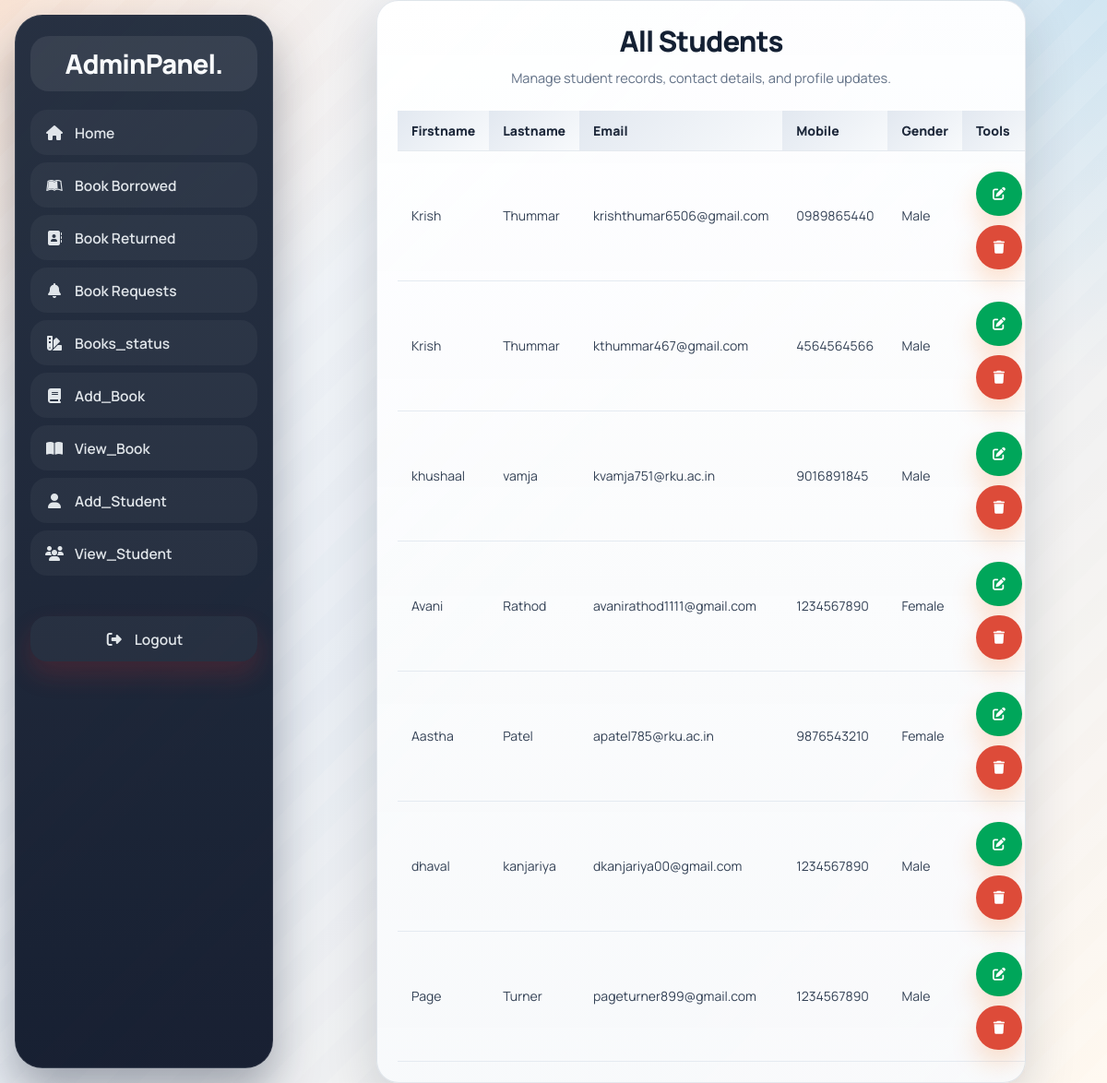
The page /Admin/view_student.php (signed in) on the database its author committed.
### tables this page shows
CREATE TABLE `students` (
  `id` int(11) NOT NULL,
  `firstname` varchar(50) NOT NULL,
  `lastname` varchar(50) NOT NULL,
  `created_on` date NOT NULL,
  `email` varchar(100) NOT NULL,
  `password` varchar(255) NOT NULL,
  `gender` enum('Male','Female','Other') NOT NULL,
  `mobile` varchar(20) NOT NULL
);

### Admin/view_student.php (the view, shortened to what this page needs)
  <?php
  include '../components/connect.php';
  ?>
<!DOCTYPE html>
<html lang="en">
<head>
      <link rel="stylesheet" href="../components/admin_style.css">
  <link rel="stylesheet" href="https://cdnjs.cloudflare.com/ajax/libs/font-awesome/6.2.0/css/all.min.css">
  </head>
  <body>
      <?php include '../components/admin_header.php'; ?>
      <div class="col-md-8">
    <div class="box1">
      <div class="box1-body">
        <h1 class="admin-page-title">All Students</h1>
        <p class="admin-page-subtitle">Manage student records, contact details, and profile updates.</p>
        <table id="example1" class="table table-bordered table-striped">
          <thead>
            <tr>
              <th>Firstname</th>
              <th>Lastname</th>
              <th>Email</th>
              <th>Mobile</th>
              <th>Gender</th>
              <th>Tools</th>
            </tr>
          </thead>
          <tbody>
          <?php
          $sql = "SELECT * FROM students";
  $stmt = $conn->prepare($sql);
  $stmt->execute();
  while($row = $stmt->fetch(PDO::FETCH_ASSOC)){
    echo "
        <tr>
                <td>".$row['firstname']."</td>
                <td>".$row['lastname']."</td>
                <td>".$row['email']."</td>
                <td>".$row['mobile']."</td>
                <td>".$row['gender']."</td>
                <td>
                  <button class='btn btn-success btn-sm edit' data-id='".$row['id']."'>
   <i class='fa fa-edit'></i>
</button>
                  <button class='btn btn-danger btn-sm delete' data-id='".$row['id']."'>
                    <i class='fa fa-trash'></i>
                  </button>
                </td>
              </tr>
            ";
          }
          ?>
          </tbody>
        </table>
      </div>
    </div>
  </div>
  </body>
  </html>

### components/admin_style.css (style rules this page uses)
:root { --admin-sidebar:#1e293b; --admin-surface:rgba(255,255,255,0.86); --admin-border:rgba(148,163,184,0.25); --admin-text:#142033; --admin-muted:#617086; --admin-accent:#f97316; --admin-danger:#dc2626; --admin-shadow:0 20px 55px rgba(15, 23, 42, 0.16); --admin-radius:24px; }
* { font-family:'Manrope', sans-serif; margin:0; padding:0; box-sizing:border-box; text-decoration:none; }
html { font-size:62.5%; overflow-x:hidden; scroll-behavior:smooth; }
body { min-height:100vh; padding-left:32rem; color:var(--admin-text); background: radial-gradient(circle at top left, rgba(249,115,22,0.20), transparent 28%), radial-gradient(circle at top right, rgba(14,165,233,0.14), transparent 24%), linear-gradient(135deg, #f8fafc 0%, #e2e8f0 46%, #fff7ed 100%); }
body::before { content:""; position:fixed; inset:0; pointer-events:none; background: linear-gradient(rgba(255,255,255,0.22), rgba(255,255,255,0.22)), repeating-linear-gradient(135deg, transparent 0, transparent 24px, rgba(255,255,255,0.16) 24px, rgba(255,255,255,0.16) 48px); opacity:0.65; }
.btn, .delete-btn, .option-btn { display:inline-flex; align-items:center; justify-content:center; gap:.8rem; min-height:4.8rem; width:100%; padding:1.2rem 1.8rem; border:none; border-radius:999px; font-size:1.45rem; font-weight:700; color:#fff; cursor:pointer; margin-top:1rem; transition:transform .22s ease, box-shadow .22s ease, opacity .22s ease, background .22s ease; }
.btn { background:linear-gradient(135deg, var(--admin-accent), #fb923c); box-shadow:0 14px 28px rgba(249,115,22,0.22); }
.admin-page-title { margin:0 0 .8rem; text-align:center; font-size:3.1rem; font-weight:800; letter-spacing:-0.03em; color:var(--admin-text); }
.admin-page-subtitle { margin:0 0 2.2rem; text-align:center; font-size:1.45rem; line-height:1.7; color:var(--admin-muted); }
.box, .box1, .requests-box { width:100%; background:linear-gradient(180deg, rgba(255,255,255,0.94), rgba(248,250,252,0.90)); border:1px solid var(--admin-border); border-radius:var(--admin-radius); box-shadow:var(--admin-shadow); }
.box-body, .box1-body { padding:2.2rem; }
::placeholder { color:#94a3b8; }
table { width:100%; border-collapse:collapse; border-spacing:0; }
.table { background:transparent; }
.table thead th, th { padding:1.35rem 1.2rem; background:linear-gradient(135deg, #e2e8f0, #f8fafc); color:#1e293b; font-size:1.35rem; font-weight:800; text-align:left; border-bottom:1px solid rgba(148,163,184,0.22); }
.table tbody td, td { padding:1.3rem 1.2rem; font-size:1.4rem; color:#334155; border-bottom:1px solid rgba(226,232,240,0.9); vertical-align:middle; }
.col-md-8, .requests-wrap { width:min(1200px, calc(100% - 3rem)); margin:2.8rem auto; padding:0; position:relative; z-index:1; }

### Admin/view_student.php (style rules this page uses)
.col-md-8 { padding: 0; margin: 0 auto; }
.box1-body { overflow-x: auto; }
table { width:100%; border-collapse:collapse; min-width: 600px; }
.btn-sm { font-size:13px; }
.btn-success { background:#00a65a; color:#fff; }
.btn-danger { background:#dd4b39; color:#fff; }
.btn i { font-size:14px; }
@media (min-width: 1200px) { .col-md-8 { width: 80%; } }
@media (min-width: 1200px) { .table thead th, .table tbody td { font-size: 14px; padding: 12px 15px; } }

### rows shown on the page
students: firstname "Krish", lastname "Thummar", email "krishthumar6506@gmail.com", mobile "0989865440", gender "Male"
students: firstname "Krish", lastname "Thummar", email "kthummar467@gmail.com", mobile "4564564566", gender "Male"
students: firstname "khushaal", lastname "vamja", email "kvamja751@rku.ac.in", mobile "9016891845", gender "Male"
students: firstname "Avani", lastname "Rathod", email "avanirathod1111@gmail.com", mobile "1234567890", gender "Female"
students: firstname "Aastha", lastname "Patel", email "apatel785@rku.ac.in", mobile "9876543210", gender "Female"
students: firstname "dhaval", lastname "kanjariya", email "dkanjariya00@gmail.com", mobile "1234567890", gender "Male"
students: firstname "Page", lastname "Turner", email "pageturner899@gmail.com", mobile "1234567890", gender "Male"
